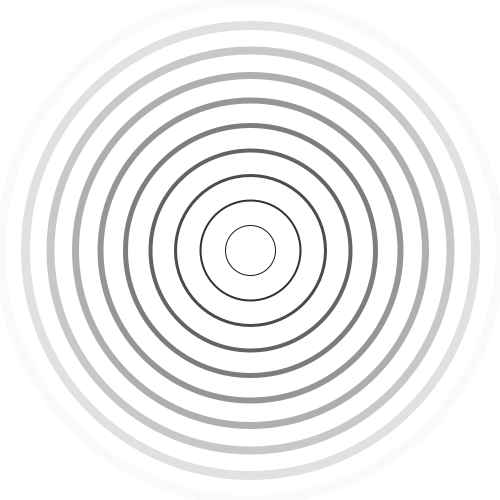
Frame 1 (no input)
Frame 60 (the mouse pressed at the canvas centre just before this capture): identical to frame 1, image omitted
Frame 120 (the mouse held since frame 60 and released just before this capture): identical to frame 1, image omitted

The Processing sketch that drew this single still picture (run headless with seeded random() and noise(); from frame 60 on, the mouse is pressed at the canvas centre):

// Processing sketch: sketch_250520a
// ── sketch_250520a.pde
// introduccion a estructuras repetitivas: ciclos for
// ejemplo 1: circulos concentricos

void setup() {
  size( 500, 500 );
}

void draw() {
  background( 255 );

  //for que repite 10 veces, comenzando en 0 y sumando de a 1
  for ( int i = 1; i<11; i++ ) {
    //estilos de circulos
    noFill();
    stroke( i*(255/10) );
    strokeWeight( i ) ;
    // dibujo los 10 circulos
    circle( width/2, height/2, i*(500/10) );
  }
}
